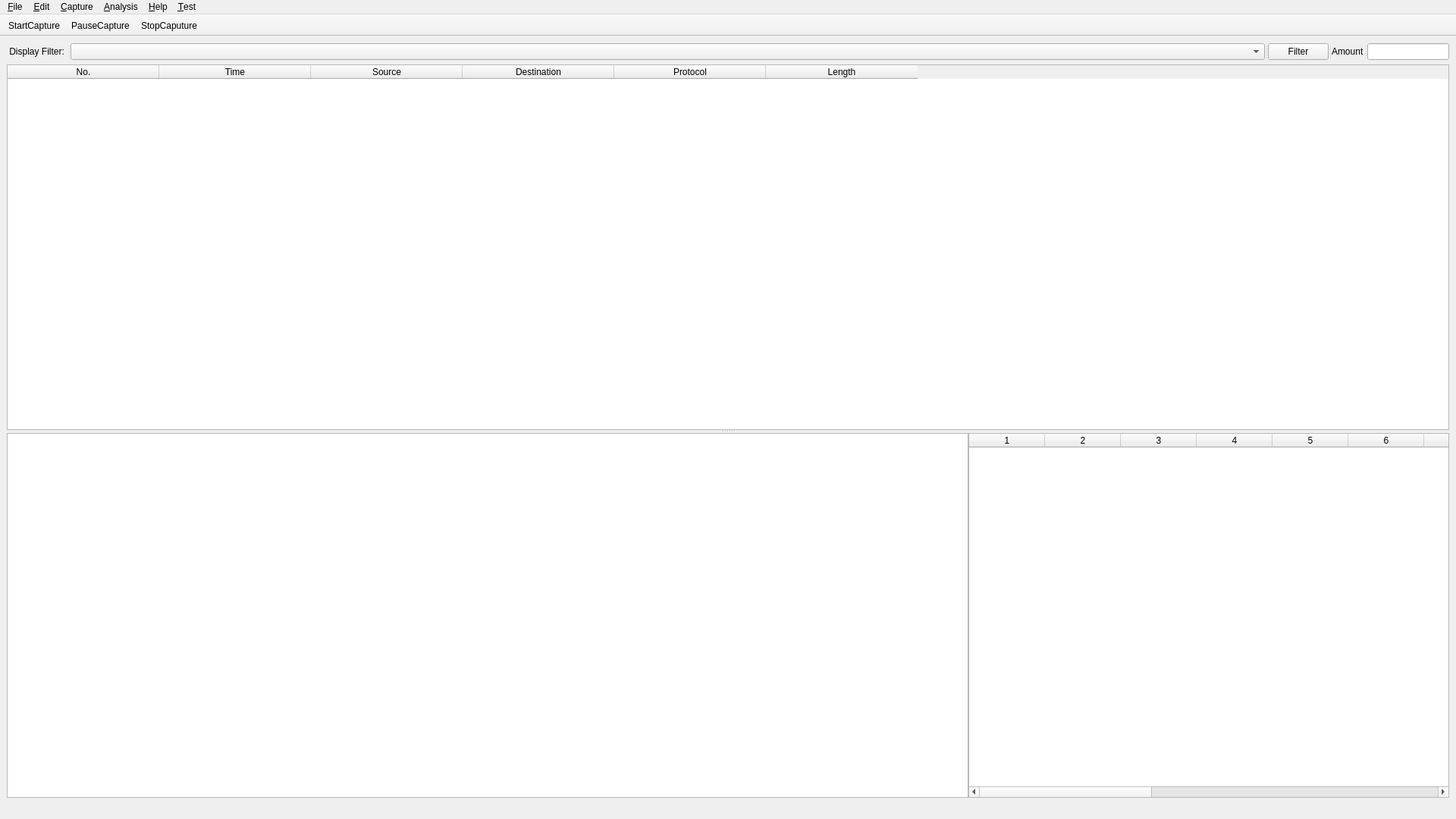
<?xml version="1.0" encoding="UTF-8"?>
<ui version="4.0">
 <class>MainWindow</class>
 <widget class="QMainWindow" name="MainWindow">
  <property name="geometry">
   <rect>
    <x>0</x>
    <y>0</y>
    <width>1920</width>
    <height>1080</height>
   </rect>
  </property>
  <property name="sizePolicy">
   <sizepolicy hsizetype="Fixed" vsizetype="Fixed">
    <horstretch>0</horstretch>
    <verstretch>0</verstretch>
   </sizepolicy>
  </property>
  <property name="maximumSize">
   <size>
    <width>16777215</width>
    <height>16777215</height>
   </size>
  </property>
  <property name="windowTitle">
   <string>Network Traffic Analysis</string>
  </property>
  <widget class="QWidget" name="centralwidget">
   <property name="enabled">
    <bool>true</bool>
   </property>
   <layout class="QGridLayout" name="gridLayout">
    <item row="0" column="0">
     <widget class="QSplitter" name="splitter_3">
      <property name="orientation">
       <enum>Qt::Horizontal</enum>
      </property>
      <widget class="QLabel" name="label">
       <property name="sizePolicy">
        <sizepolicy hsizetype="Preferred" vsizetype="Preferred">
         <horstretch>0</horstretch>
         <verstretch>0</verstretch>
        </sizepolicy>
       </property>
       <property name="text">
        <string> Display Filter: </string>
       </property>
       <property name="scaledContents">
        <bool>true</bool>
       </property>
       <property name="margin">
        <number>0</number>
       </property>
      </widget>
      <widget class="QComboBox" name="filterBox">
       <property name="sizePolicy">
        <sizepolicy hsizetype="Preferred" vsizetype="Fixed">
         <horstretch>7</horstretch>
         <verstretch>0</verstretch>
        </sizepolicy>
       </property>
      </widget>
      <widget class="QPushButton" name="filterBot">
       <property name="text">
        <string>Filter</string>
       </property>
      </widget>
      <widget class="QLabel" name="amount">
       <property name="text">
        <string>Amount</string>
       </property>
      </widget>
      <widget class="QLineEdit" name="lineEdit"/>
     </widget>
    </item>
    <item row="1" column="0">
     <widget class="QSplitter" name="splitter_2">
      <property name="orientation">
       <enum>Qt::Vertical</enum>
      </property>
      <widget class="QTableWidget" name="captureList">
       <property name="sizePolicy">
        <sizepolicy hsizetype="Expanding" vsizetype="Expanding">
         <horstretch>0</horstretch>
         <verstretch>10</verstretch>
        </sizepolicy>
       </property>
       <property name="sizeAdjustPolicy">
        <enum>QAbstractScrollArea::AdjustIgnored</enum>
       </property>
       <property name="showGrid">
        <bool>false</bool>
       </property>
       <property name="gridStyle">
        <enum>Qt::DashDotLine</enum>
       </property>
       <property name="sortingEnabled">
        <bool>true</bool>
       </property>
       <property name="rowCount">
        <number>0</number>
       </property>
       <property name="columnCount">
        <number>6</number>
       </property>
       <attribute name="horizontalHeaderDefaultSectionSize">
        <number>200</number>
       </attribute>
       <attribute name="horizontalHeaderShowSortIndicator" stdset="0">
        <bool>true</bool>
       </attribute>
       <attribute name="verticalHeaderDefaultSectionSize">
        <number>30</number>
       </attribute>
       <column>
        <property name="text">
         <string extracomment="Number">No.</string>
        </property>
        <property name="toolTip">
         <string extracomment="Number">Number</string>
        </property>
       </column>
       <column>
        <property name="text">
         <string extracomment="Time">Time</string>
        </property>
        <property name="toolTip">
         <string extracomment="Time">Time</string>
        </property>
       </column>
       <column>
        <property name="text">
         <string extracomment="Source address">Source</string>
        </property>
        <property name="toolTip">
         <string extracomment="Source address">Source address</string>
        </property>
       </column>
       <column>
        <property name="text">
         <string extracomment="Destination address">Destination</string>
        </property>
        <property name="toolTip">
         <string extracomment="Destination address">Destination address</string>
        </property>
       </column>
       <column>
        <property name="text">
         <string extracomment="Protocol">Protocol</string>
        </property>
        <property name="toolTip">
         <string>Protocol</string>
        </property>
       </column>
       <column>
        <property name="text">
         <string extracomment="Packet lenth (byte)">Length</string>
        </property>
        <property name="toolTip">
         <string extracomment="Packet lenth (byte)">Packet lenth (byte)</string>
        </property>
       </column>
      </widget>
      <widget class="QSplitter" name="splitter">
       <property name="sizePolicy">
        <sizepolicy hsizetype="Preferred" vsizetype="Preferred">
         <horstretch>0</horstretch>
         <verstretch>10</verstretch>
        </sizepolicy>
       </property>
       <property name="orientation">
        <enum>Qt::Horizontal</enum>
       </property>
       <property name="handleWidth">
        <number>0</number>
       </property>
       <widget class="QTreeWidget" name="detail">
        <property name="enabled">
         <bool>true</bool>
        </property>
        <property name="sizePolicy">
         <sizepolicy hsizetype="Fixed" vsizetype="Fixed">
          <horstretch>2</horstretch>
          <verstretch>0</verstretch>
         </sizepolicy>
        </property>
        <property name="columnCount">
         <number>1</number>
        </property>
        <attribute name="headerVisible">
         <bool>false</bool>
        </attribute>
        <column>
         <property name="text">
          <string notr="true">1</string>
         </property>
        </column>
       </widget>
       <widget class="QTableWidget" name="data">
        <property name="sizePolicy">
         <sizepolicy hsizetype="Expanding" vsizetype="Expanding">
          <horstretch>1</horstretch>
          <verstretch>1</verstretch>
         </sizepolicy>
        </property>
        <property name="sizeAdjustPolicy">
         <enum>QAbstractScrollArea::AdjustIgnored</enum>
        </property>
        <property name="showGrid">
         <bool>false</bool>
        </property>
        <property name="rowCount">
         <number>0</number>
        </property>
        <property name="columnCount">
         <number>16</number>
        </property>
        <column/>
        <column/>
        <column/>
        <column/>
        <column/>
        <column/>
        <column/>
        <column/>
        <column/>
        <column/>
        <column/>
        <column/>
        <column/>
        <column/>
        <column/>
        <column/>
       </widget>
      </widget>
     </widget>
    </item>
   </layout>
  </widget>
  <widget class="QMenuBar" name="menubar">
   <property name="geometry">
    <rect>
     <x>0</x>
     <y>0</y>
     <width>1920</width>
     <height>22</height>
    </rect>
   </property>
   <widget class="QMenu" name="menuFile">
    <property name="title">
     <string>&amp;File</string>
    </property>
    <property name="separatorsCollapsible">
     <bool>false</bool>
    </property>
    <property name="toolTipsVisible">
     <bool>false</bool>
    </property>
    <addaction name="actionOpen"/>
    <addaction name="actionOpen_Multi_Files"/>
    <addaction name="actionSave"/>
    <addaction name="actionSave_As_2"/>
    <addaction name="actionExit"/>
   </widget>
   <widget class="QMenu" name="menuCapture">
    <property name="title">
     <string>&amp;Capture</string>
    </property>
    <addaction name="actionStart"/>
    <addaction name="actionPause"/>
    <addaction name="actionStop"/>
   </widget>
   <widget class="QMenu" name="menuAnalysis">
    <property name="title">
     <string>&amp;Analysis</string>
    </property>
    <addaction name="actionGraph"/>
    <addaction name="actionAttack_Analysis"/>
   </widget>
   <widget class="QMenu" name="menuEdit">
    <property name="title">
     <string>&amp;Edit</string>
    </property>
   </widget>
   <widget class="QMenu" name="menuHelp">
    <property name="title">
     <string>&amp;Help</string>
    </property>
    <addaction name="actionUse_Guide"/>
   </widget>
   <widget class="QMenu" name="menuTest">
    <property name="title">
     <string>&amp;Test</string>
    </property>
    <addaction name="actionpcap_Test"/>
    <addaction name="actionPacket_Capture_Test"/>
    <addaction name="actionAttack_Analysis_Test"/>
   </widget>
   <addaction name="menuFile"/>
   <addaction name="menuEdit"/>
   <addaction name="menuCapture"/>
   <addaction name="menuAnalysis"/>
   <addaction name="menuHelp"/>
   <addaction name="menuTest"/>
  </widget>
  <widget class="QToolBar" name="toolBar">
   <property name="windowTitle">
    <string>toolBar</string>
   </property>
   <property name="movable">
    <bool>false</bool>
   </property>
   <property name="iconSize">
    <size>
     <width>18</width>
     <height>18</height>
    </size>
   </property>
   <attribute name="toolBarArea">
    <enum>TopToolBarArea</enum>
   </attribute>
   <attribute name="toolBarBreak">
    <bool>false</bool>
   </attribute>
   <addaction name="actionStartCapture"/>
   <addaction name="actionPauseCapture"/>
   <addaction name="actionStopCaputure"/>
  </widget>
  <widget class="QStatusBar" name="statusBar">
   <property name="sizeGripEnabled">
    <bool>false</bool>
   </property>
  </widget>
  <action name="actionOpen">
   <property name="text">
    <string>Open</string>
   </property>
   <property name="shortcut">
    <string>Ctrl+O</string>
   </property>
  </action>
  <action name="actionSave">
   <property name="text">
    <string>Save</string>
   </property>
   <property name="shortcut">
    <string>Ctrl+S</string>
   </property>
  </action>
  <action name="actionSave_As">
   <property name="text">
    <string>Save As</string>
   </property>
   <property name="shortcut">
    <string>Ctrl+Shift+S</string>
   </property>
  </action>
  <action name="actionExit">
   <property name="text">
    <string>Quit</string>
   </property>
   <property name="toolTip">
    <string>Quit</string>
   </property>
   <property name="shortcut">
    <string>Ctrl+Q</string>
   </property>
  </action>
  <action name="actionStart">
   <property name="text">
    <string>Start</string>
   </property>
   <property name="shortcut">
    <string>Ctrl+B</string>
   </property>
  </action>
  <action name="actionPause">
   <property name="text">
    <string>Pause</string>
   </property>
   <property name="shortcut">
    <string>Ctrl+P</string>
   </property>
  </action>
  <action name="actionStop">
   <property name="text">
    <string>Stop</string>
   </property>
   <property name="shortcut">
    <string>Ctrl+E</string>
   </property>
  </action>
  <action name="actionStartCapture">
   <property name="icon">
    <iconset>
     <normaloff>pic/play.png</normaloff>pic/play.png</iconset>
   </property>
   <property name="text">
    <string>StartCapture</string>
   </property>
   <property name="toolTip">
    <string>Start Capturing</string>
   </property>
  </action>
  <action name="actionPauseCapture">
   <property name="icon">
    <iconset>
     <normaloff>pic/pause.png</normaloff>pic/pause.png</iconset>
   </property>
   <property name="text">
    <string>PauseCapture</string>
   </property>
   <property name="toolTip">
    <string>Pause capturing</string>
   </property>
  </action>
  <action name="actionStopCaputure">
   <property name="icon">
    <iconset>
     <normaloff>pic/stop.png</normaloff>pic/stop.png</iconset>
   </property>
   <property name="text">
    <string>StopCaputure</string>
   </property>
  </action>
  <action name="actionGraph">
   <property name="text">
    <string>Analysis Graphs</string>
   </property>
   <property name="shortcut">
    <string>Ctrl+G</string>
   </property>
  </action>
  <action name="actionSave_As_2">
   <property name="text">
    <string>Save As</string>
   </property>
   <property name="shortcut">
    <string>Ctrl+Shift+S</string>
   </property>
  </action>
  <action name="actionAttack_Analysis">
   <property name="text">
    <string>Attack Analysis</string>
   </property>
   <property name="shortcut">
    <string>Ctrl+A</string>
   </property>
  </action>
  <action name="actionOpen_Multi_Files">
   <property name="text">
    <string>Open Multi-Files</string>
   </property>
   <property name="shortcut">
    <string>Ctrl+Shift+O</string>
   </property>
  </action>
  <action name="actionpcap_Test">
   <property name="text">
    <string>pcap Test</string>
   </property>
  </action>
  <action name="actionPacket_Capture_Test">
   <property name="text">
    <string>Packet Capture Test</string>
   </property>
  </action>
  <action name="actionAttack_Analysis_Test">
   <property name="text">
    <string>Attack Analysis Test</string>
   </property>
  </action>
  <action name="actionUse_Guide">
   <property name="text">
    <string>Use Guide</string>
   </property>
   <property name="shortcut">
    <string>Ctrl+H</string>
   </property>
  </action>
 </widget>
 <resources/>
 <connections/>
</ui>
